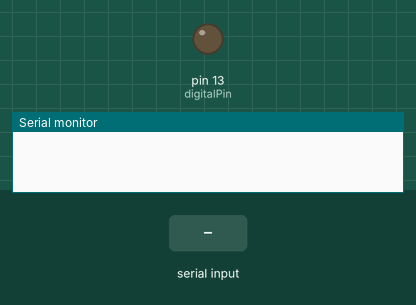
Recording of a sketch running on a simulated Arduino Uno, built with avr-gcc and run on an emulated ATmega328P. Parts: output pins drawn as LEDs (lit = HIGH), the last lines printed to the serial monitor. The test bench sets the inputs (shaded band).

Above: at 1.2 s.
1.3 s: byte 30 received over Serial
At 1.7 s:
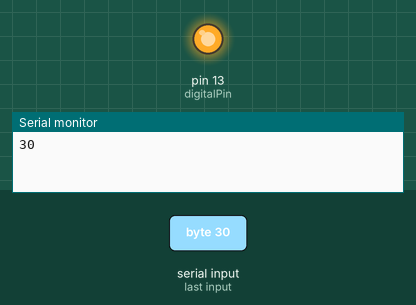
Timing chart, 0 to 5.0 s (numbered marks = the images above; inputs shaded):
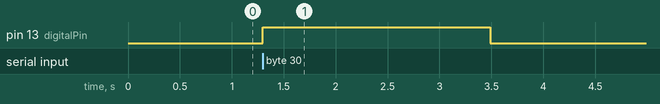

The sketch:

pump_control.ino
```cpp
const float FLOW_RATE = 13.7f;

int digitalPin = 13;

void setup() {
  Serial.begin(115200);
  pinMode(digitalPin, OUTPUT);
}

int getTimeForVolume(int volume) {
  return int((float(volume) / FLOW_RATE) * 1000);
}

void loop() {
  if(Serial.available()) {
    int mils = Serial.read();
    Serial.println(mils);

    int time = getTimeForVolume(mils);
    digitalWrite(digitalPin, HIGH);
    delay(time);
    digitalWrite(digitalPin, LOW);
  }

}
```

Measured:
- after the input at 1.3 s, pin 13 (digitalPin): LOW → HIGH at once, → LOW 2.2 s later
